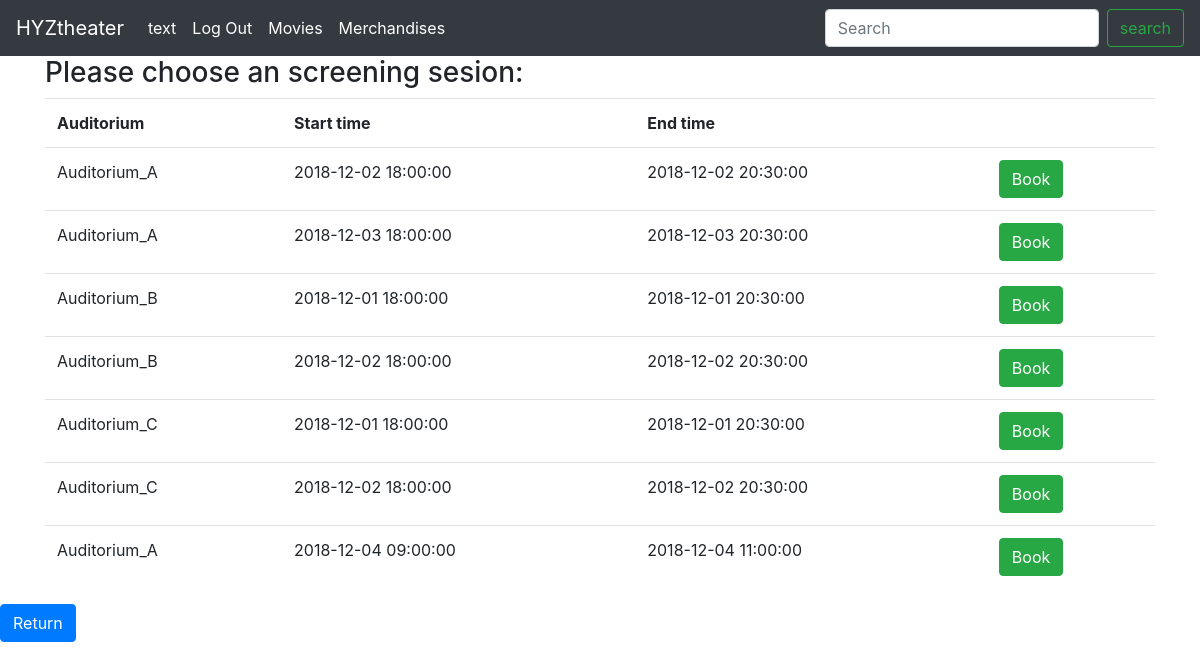
/user_signUp_Login/bookSeat.php?id=60 (signed in), run on the app's committed database.
### tables this page shows
CREATE TABLE IF NOT EXISTS `screening` (
  `id` int(5) NOT NULL,
  `movie_id` int(5) DEFAULT NULL,
  `aud_id` int(5) DEFAULT NULL,
  `start_time` datetime DEFAULT NULL,
  `end_time` datetime DEFAULT NULL
);

CREATE TABLE IF NOT EXISTS `auditorium` (
  `id` int(5) NOT NULL,
  `name` varchar(30) NOT NULL,
  `seats_no` int(3) NOT NULL
);

### user_signUp_Login/bookSeat.php (the view, shortened to what this page needs)
<!DOCTYPE html>
<html>
    <head>
        <link rel="stylesheet" href="https://stackpath.bootstrapcdn.com/bootstrap/4.1.3/css/bootstrap.min.css">
        <?php
            $id = $_GET['id'];
        ?>
    </head>
    <body>
        <nav class="navbar navbar-expand-lg navbar-dark bg-dark">
            <a class="navbar-brand" href="home.php">HYZtheater</a>
            <div class="collapse navbar-collapse" id="navbarSupportedContent">
                <ul class="navbar-nav mr-auto">
                    <?php
                        if ($_SESSION['status']==true){
                            echo '<li class="nav-item active"><a class="nav-link" href="checkReservation.php">'.$_SESSION['loginUser'].'</a></li>';
                            echo '<li class="nav-item active"><a class="nav-link" href="logoutProcess.php">Log Out</a></li>';
                        }else{
                            echo '<li class="nav-item active"><a class="nav-link" href="login.php">Login</a></li>';
                            echo '<li class="nav-item active"><a class="nav-link" href="signUp.php">Sign Up</a></li>';
                        }
                        echo '<li class="nav-item active"><a class="nav-link" href="movieList.php">Movies</a></li>';
                        echo '<li class="nav-item active"><a class="nav-link" href="merchandiseList.php">Merchandises</a></li>';
                    ?>
                </ul>
                <form class="form-inline my-2 my-lg-0" method="get" action="searchMovie.php">
                    <input class="form-control mr-sm-2" type="search" name="keyword" placeholder="Search" aria-label="Search">
                    <input type="submit" class="btn btn-outline-success my-2 my-sm-0" value="search">
                </form>
            </div>
        </nav>
        <div class="container" id="container">
            <h3>Please choose an screening sesion:</h3>
            <?php
                $sql = "SELECT a.name,s.id,s.start_time,s.end_time
                        FROM screening s JOIN auditorium a ON s.aud_id=a.id
                        WHERE s.movie_id = '$id'";
                $result = mysql_query($sql);
            ?>
            <table class="table">
                <tr>
                    <th>Auditorium</th>
                    <th>Start time</th>
                    <th>End time</th>
                    <th></th>
                </tr>
                <?php while($row = mysql_fetch_array($result)){ ?>
                <tr>
                    <td><?php echo $row['name'] ?></td>
                    <td><?php echo $row['start_time'] ?></td>
                    <td><?php echo $row['end_time'] ?></td>
                    <td>
                        <form method="get" action="chooseSeat.php">
                            <input type="submit" class="btn btn-success" value="Book">
                        </form>
                    </td>
                </tr>
                <?php } ?>
            </table>
        </div>
        <footer id="return">
            <input type='button' class="btn btn-primary" value='Return' onclick='history.go(-1)'>
        </footer>
    </body>
</html>

### data on the page
screening: aud.name "Auditorium_A", start_time "2018-12-02 18:00:00", end_time "2018-12-02 20:30:00"
screening: aud.name "Auditorium_A", start_time "2018-12-03 18:00:00", end_time "2018-12-03 20:30:00"
screening: aud.name "Auditorium_B", start_time "2018-12-01 18:00:00", end_time "2018-12-01 20:30:00"
screening: aud.name "Auditorium_B", start_time "2018-12-02 18:00:00", end_time "2018-12-02 20:30:00"
screening: aud.name "Auditorium_C", start_time "2018-12-01 18:00:00", end_time "2018-12-01 20:30:00"
screening: aud.name "Auditorium_C", start_time "2018-12-02 18:00:00", end_time "2018-12-02 20:30:00"
screening: aud.name "Auditorium_A", start_time "2018-12-04 09:00:00", end_time "2018-12-04 11:00:00"

### other printed values
$_SESSION['loginUser'] "text"
